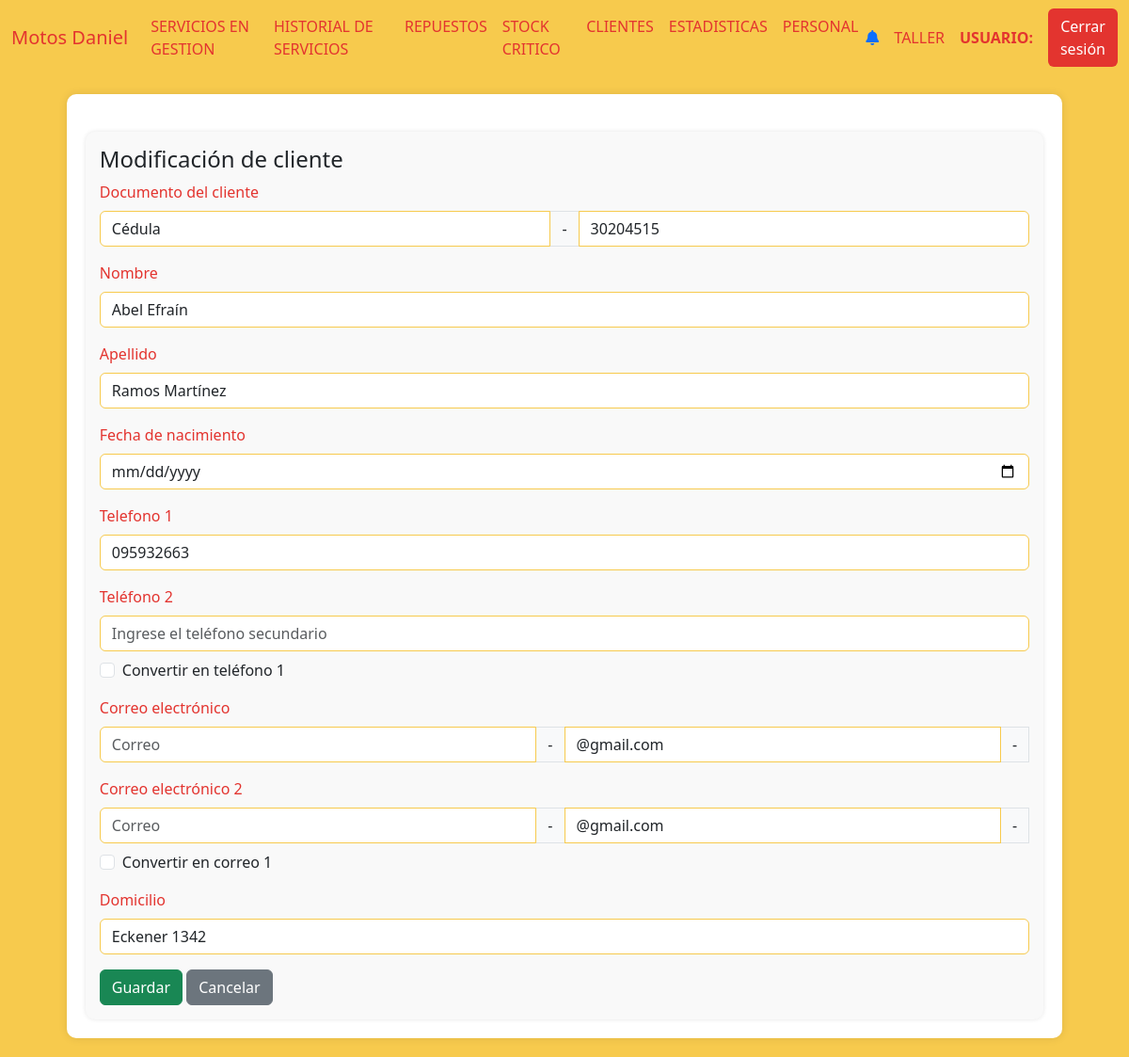
The page /modificacion_cliente_taller/97 on the database its author committed.
### AppUM/models.py (models this page shows)
class Cliente(models.Model):
    documento = models.CharField(max_length=20, unique=True)
    nombre = models.CharField(max_length=20)
    apellido  = models.CharField(max_length=20)
    fecha_nacimiento = models.DateField(null=True,blank=True)
    domicilio = models.CharField(max_length=500,blank=True)

class ClienteTelefono(models.Model):
    cliente = models.ForeignKey(Cliente, related_name='cliente_telefono', on_delete=models.CASCADE, null=True)
    telefono = models.CharField(max_length=10)
    principal = models.BooleanField(default=True)

### AppUM/views.py (the view)
# urls.py: path('modificacion_cliente_taller/<int:id_cliente>', views.modificacion_cliente_taller,name="ModificacionClienteTaller"),
def modificacion_cliente_taller(req,id_cliente):
    try:
        if req.method == "POST":
            tipo_doc = req.POST['tipo_doc']
            doc = req.POST['doc']
            documento = tipo_doc + str(doc)
            tel1 = req.POST['telefono_principal']
            tel2 = req.POST['telefono_secundario']
            correo1 = req.POST['correo_1'] + req.POST['dominio_correo']
            correo2 = req.POST['correo_2'] + req.POST['dominio_correo_2']
            valid_cliente = valid_cliente_mod(id_cliente,documento,tel1,tel2,correo1,correo2)
            if valid_cliente == "existe_cliente":
                contexto = contexto_para_cliente(id_cliente,"El documento ingresado ya existe")
                return render(req,"perfil_taller/clientes/modificacion_cliente.html",contexto)
            elif tel1 == tel2:
                contexto = contexto_para_cliente(id_cliente,"Los telefonos no pueden ser iguales")
                return render(req,"perfil_taller/clientes/modificacion_cliente.html",contexto)
            elif (correo1 == correo2) and (req.POST['correo_1'] and req.POST['correo_2']):
                contexto = contexto_para_cliente(id_cliente,"Los correos no pueden ser iguales")
                return render(req,"perfil_taller/clientes/modificacion_cliente.html",contexto)
            else:
                tel1_actual = ClienteTelefono.objects.filter(cliente_id=id_cliente,principal=1).first()
                if tel1_actual.telefono != tel1:
                    tel1_actual.delete()
                    insert_cliente_telefono(tel1,1,id_cliente)
                if tel2:
                    tel2_actual = ClienteTelefono.objects.filter(cliente_id=id_cliente,principal=0).first()
                    checkbox = 'convert_to_tel1' in req.POST
                    if tel2_actual.telefono != tel2:
                        tel2_actual.delete()
                        insert_cliente_telefono(tel2,0,id_cliente)
                    if checkbox:
                        tel2_actual = ClienteTelefono.objects.filter(cliente_id=id_cliente,principal=0).first()
                        tel2_actual.principal = 1
                        tel1_actual.principal = 0
                        tel2_actual.save()
                        tel1_actual.save()
                if req.POST['correo_1']:
                    correo1_actual = ClienteCorreo.objects.filter(cliente_id=id_cliente,principal=1).first()
                    if correo1_actual.correo != correo1:
                        correo1_actual.delete()
                        insert_cliente_correo(correo1,1,id_cliente)
                if req.POST['correo_2']:
                    correo2_actual = ClienteCorreo.objects.filter(cliente_id=id_cliente,principal=0).first()
                    checkbox_correo = 'convert_to_correo1' in req.POST
                    if correo2_actual.correo != correo2:
                        correo2_actual.delete()
                        insert_cliente_correo(correo2,0,id_cliente)
                    if checkbox_correo:
                        correo2_actual = ClienteCorreo.objects.filter(cliente_id=id_cliente,principal=0).first()
                        correo2_actual.principal = 1
                        correo1_actual.principal = 0
                        correo1_actual.save()
                        correo2_actual.save()
                f_nac_str = req.POST.get('f_nac')  # Cambiado a paréntesis
                f_nac = datetime.strptime(f_nac_str, '%Y-%m-%d').date() if f_nac_str else None
                mod_cliente = Cliente.objects.get(id=id_cliente)
                mod_cliente.documento = documento
                mod_cliente.nombre = req.POST['nombre'].title()
                mod_cliente.apellido = req.POST['apellido'].title()
                mod_cliente.fecha_nacimiento = f_nac
                mod_cliente.domicilio = req.POST['domicilio'].title()
                mod_cliente.save()
                messages.success(req, "Cliente modificado con éxito")
                return redirect('ClientesTaller')
        else:
            contexto = contexto_para_cliente(id_cliente,None)
            return render(req,"perfil_taller/clientes/modificacion_cliente.html",contexto)
    except Exception as e:
        return render(req,"perfil_taller/clientes/modificacion_cliente.html",{"error_message":e})

### AppUM/context_processors.py (called while the page is built)
def cantidad_solicitudes_no_leidas(req):
    if req.user.is_authenticated:
        usuario = req.user
        usuario_actual = Personal.objects.filter(usuario=usuario.username).first()
        notificaciones = NotificacionPersonal.objects.filter(personal=usuario_actual,leido=0).count()
    else:
        notificaciones = 0
    return {'notificaciones': notificaciones}

### AppUM/templates/perfil_taller/clientes/modificacion_cliente.html (shortened to what this page needs)
{% extends "perfil_taller/padre_perfil_taller.html" %}
{% load static %}
{% block contenidoQueCambia %}
<div class="table-container" id="inventarios">
    <div class="form-container" id="motoForm">
        <h4>Modificación de cliente</h4>
        <form action="{% url 'ModificacionClienteTaller' datos_cliente.id %}" enctype="multipart/form-data" method="POST">{% csrf_token %}
            <div class="mb-3" id="documento_cliente">
                <label for="documento" class="form-label">Documento del cliente</label>
                <div class="input-group">
                    <select class="form-control" name="tipo_doc">
                        <option value="CI" {% if tipo_doc == "CI" %}selected{% endif %}>Cédula</option>
                    </select>
                    <span class="input-group-text">-</span>
                    <input value="{{ doc_num }}" type="text" class="form-control" name="doc" placeholder="Documento" required>
                </div>
            </div>
            <div class="mb-3">
                <label for="modelo" class="form-label">Nombre</label>
                <input value="{{ datos_cliente.nombre }}" type="text" class="form-control" name="nombre" id="modelo" placeholder="Ingrese el nombre" maxlength="20" required>
            </div>
            <div class="mb-3">
                <label for="precio" class="form-label">Apellido</label>
                <input value="{{ datos_cliente.apellido }}" type="text" class="form-control" name="apellido" placeholder="Ingrese el apellido" required>
            </div>
            <div class="mb-3">
                <label for="precio" class="form-label">Fecha de nacimiento</label>
                <input value="{{ fecha_nac }}" type="date" class="form-control" name="f_nac" placeholder="Ingrese la fecha de nacimiento">
            </div>
            <div class="mb-3">
                <label for="precio" class="form-label">Telefono 1</label>
                <input value="{{ tel_princ.telefono }}" type="number" class="form-control" name="telefono_principal" placeholder="Ingrese el telefono principal" required>
            </div>
            <div class="mb-3">
                <label for="precio" class="form-label">Teléfono 2</label>
                {% if tel_sec %}
                    <input value="{{ tel_sec }}" type="number" class="form-control" name="telefono_secundario" placeholder="Ingrese el teléfono secundario">
                {% else %}
                    <input type="number" class="form-control" name="telefono_secundario" placeholder="Ingrese el teléfono secundario">
                {% endif %}
                <div class="form-check mt-2">
                    <input class="form-check-input" type="checkbox" id="convertToTel1" name="convert_to_tel1">
                    <label class="form-check-label" for="convertToTel1">Convertir en teléfono 1</label>
                </div>
            </div>
            <div class="mb-3">
                <label for="documento" class="form-label">Correo electrónico</label>
                <div class="input-group">
                    <input value="{{ correo_princ }}" type="text" class="form-control" name="correo_1" placeholder="Correo">
                    <span class="input-group-text">-</span>
                    <select class="form-control" placeholder="Dominio del correo" id="dominio_principal" name="dominio_correo" onchange="correos()">
                        <option value="@gmail.com" {% if dom_princ == "@gmail.com" %}selected{% endif %} >@gmail.com</option>
                    </select>
                    <span class="input-group-text">-</span>
                </div>
            </div>
            <div class="mb-3">
                <label for="documento" class="form-label">Correo electrónico 2</label>
                <div class="input-group">
                    <input value="{{ correo_sec }}" type="text" class="form-control" name="correo_2" placeholder="Correo">
                    <span class="input-group-text">-</span>
                    <select class="form-control" placeholder="Dominio del correo" id="dominio_principal_2" name="dominio_correo_2" onchange="correos2()">
                        <option value="@gmail.com" {% if dom_sec == "@gmail.com" %}selected{% endif %}>@gmail.com</option>
                    </select>
                    <span class="input-group-text">-</span>
                </div>
                <div class="form-check mt-2">
                    <input class="form-check-input" type="checkbox" id="convertToCorreo1" name="convert_to_correo1">
                    <label class="form-check-label" for="convertToCorreo1">Convertir en correo 1</label>
                </div>
            </div>
            <div class="mb-3">
                <label for="precio" class="form-label">Domicilio</label>
                <input value="{{ datos_cliente.domicilio }}" type="text" class="form-control" name="domicilio" placeholder="Ingrese el domicilio" required>
            </div>
            <button type="submit" class="btn btn-success">Guardar</button>
            <a href="{% url 'ClientesTaller' %}" class="btn btn-secondary">Cancelar</a>
        </form>
    </div>
</div>
{% endblock %}

### AppUM/static/css/styles.css (style rules this page uses)
body { background-color: #f7ca4d; }
.form-label { color: #e3342f; }
.form-control { border-color: #f7ca4d; }
.table-container { background-color: #fff; border-radius: 10px; padding: 20px; box-shadow: 0px 0px 10px rgba(0, 0, 0, 0.1); margin: 20px auto; max-width: 90%; }
.form-container { background-color: #f9f9f9; padding: 15px; border-radius: 10px; box-shadow: 0px 0px 5px rgba(0, 0, 0, 0.1); margin-top: 20px; }

### rows shown on the page
Cliente: nombre "Abel Efraín", apellido "Ramos Martínez", domicilio "Eckener 1342"
ClienteTelefono: telefono_principal "095932663"
